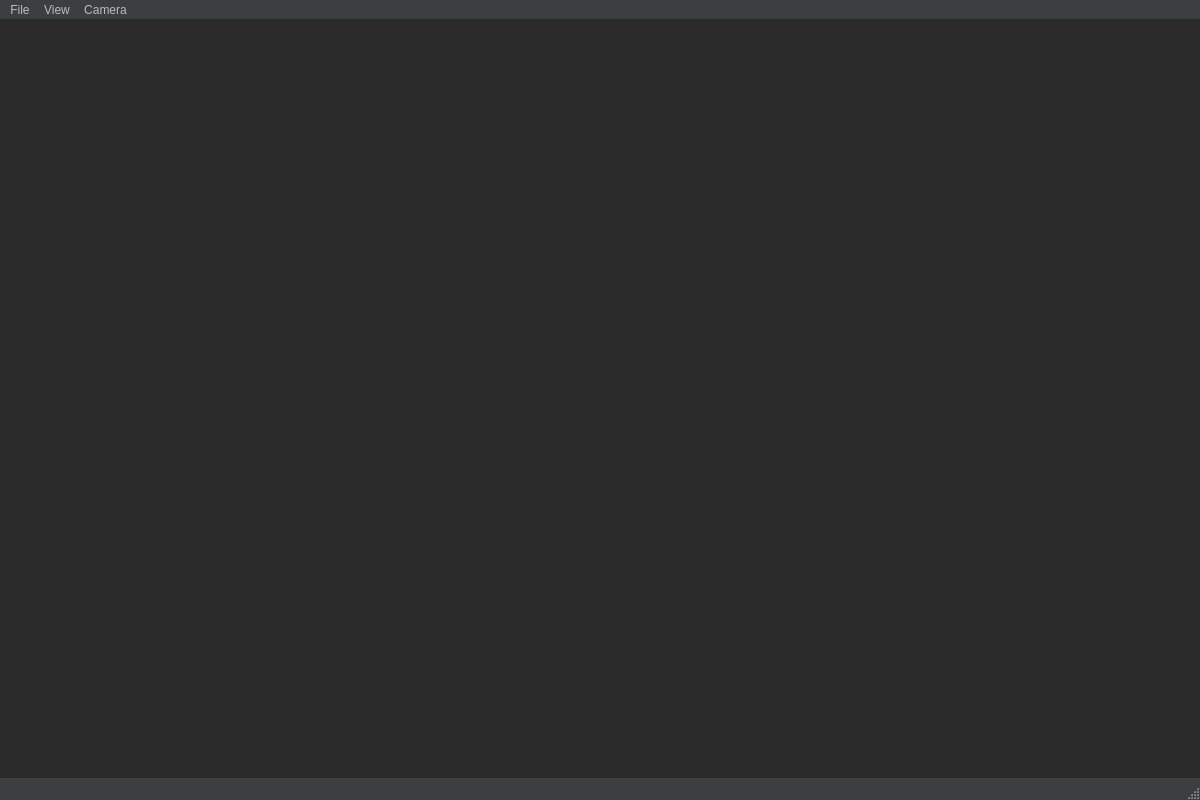
<?xml version="1.0" encoding="UTF-8"?>
<ui version="4.0">
 <class>MainWindow</class>
 <widget class="QMainWindow" name="MainWindow">
  <property name="geometry">
   <rect>
    <x>0</x>
    <y>0</y>
    <width>1200</width>
    <height>800</height>
   </rect>
  </property>
  <property name="windowTitle">
   <string>Vidre Camera Control</string>
  </property>
  <property name="styleSheet">
   <string notr="true">QMainWindow {
    background-color: #2b2b2b;
}

QToolBar {
    background-color: #3c3f41;
    border: none;
    spacing: 3px;
    padding: 2px;
}

QToolButton {
    background-color: #3c3f41;
    border: 1px solid #555555;
    border-radius: 3px;
    padding: 5px;
    color: #bbbbbb;
}

QToolButton:hover {
    background-color: #4b4b4b;
    border: 1px solid #6b6b6b;
}

QToolButton:pressed {
    background-color: #2b2b2b;
}

QDockWidget {
    background-color: #3c3f41;
    color: #bbbbbb;
}

QDockWidget::title {
    background-color: #3c3f41;
    padding: 4px;
    border: 1px solid #555555;
}

QMdiArea {
    background-color: #2b2b2b;
}

QTextEdit {
    background-color: #1e1e1e;
    color: #d4d4d4;
    border: 1px solid #555555;
    font-family: 'Consolas', 'Monaco', monospace;
    font-size: 10pt;
}

QMenuBar {
    background-color: #3c3f41;
    color: #bbbbbb;
}

QMenuBar::item {
    background-color: #3c3f41;
    color: #bbbbbb;
}

QMenuBar::item:selected {
    background-color: #4b4b4b;
}

QMenu {
    background-color: #3c3f41;
    color: #bbbbbb;
    border: 1px solid #555555;
}

QMenu::item:selected {
    background-color: #4b4b4b;
}

QStatusBar {
    background-color: #3c3f41;
    color: #bbbbbb;
}</string>
  </property>
  <widget class="QWidget" name="centralwidget"/>
  <widget class="QMenuBar" name="menubar">
   <property name="geometry">
    <rect>
     <x>0</x>
     <y>0</y>
     <width>1200</width>
     <height>18</height>
    </rect>
   </property>
   <widget class="QMenu" name="menuFile">
    <property name="title">
     <string>File</string>
    </property>
    <addaction name="actionLoadConfig"/>
    <addaction name="separator"/>
    <addaction name="actionExit"/>
   </widget>
   <widget class="QMenu" name="menuView">
    <property name="title">
     <string>View</string>
    </property>
    <addaction name="actionDeviceList"/>
        <addaction name="actionCameraInfo"/>
    <addaction name="actionLog"/>
    <addaction name="separator"/>
    <addaction name="actionTileWindows"/>
    <addaction name="actionCascadeWindows"/>
   </widget>
   <widget class="QMenu" name="menuCamera">
    <property name="title">
     <string>Camera</string>
    </property>
    <addaction name="actionShowAll"/>
    <addaction name="actionStopShowAll"/>
    <addaction name="separator"/>
    <addaction name="actionStartAll"/>
    <addaction name="actionStopAll"/>
    <addaction name="separator"/>
    <addaction name="actionRefreshDevices"/>
   </widget>
   <addaction name="menuFile"/>
   <addaction name="menuView"/>
   <addaction name="menuCamera"/>
  </widget>
  <widget class="QStatusBar" name="statusbar"/>
  <action name="actionExit">
   <property name="text">
    <string>Exit</string>
   </property>
   <property name="shortcut">
    <string>Ctrl+Q</string>
   </property>
  </action>
  <action name="actionLoadConfig">
   <property name="text">
    <string>Load Configuration...</string>
   </property>
   <property name="shortcut">
    <string>Ctrl+O</string>
   </property>
  </action>
  <action name="actionStartAll">
   <property name="text">
    <string>Start All Cameras</string>
   </property>
   <property name="shortcut">
    <string>Ctrl+Shift+S</string>
   </property>
  </action>
  <action name="actionStopAll">
   <property name="text">
    <string>Stop All Cameras</string>
   </property>
   <property name="shortcut">
    <string>Ctrl+Shift+T</string>
   </property>
  </action>
  <action name="actionRefreshDevices">
   <property name="text">
    <string>Refresh Device List</string>
   </property>
   <property name="shortcut">
    <string>F5</string>
   </property>
  </action>
  <action name="actionDeviceList">
   <property name="checkable">
    <bool>true</bool>
   </property>
   <property name="checked">
    <bool>true</bool>
   </property>
   <property name="text">
    <string>Device List</string>
   </property>
  </action>
  <action name="actionLog">
   <property name="checkable">
    <bool>true</bool>
   </property>
   <property name="checked">
    <bool>true</bool>
   </property>
   <property name="text">
    <string>Log Window</string>
   </property>
  </action>
    <action name="actionCameraInfo">
     <property name="checkable">
        <bool>true</bool>
     </property>
     <property name="checked">
        <bool>true</bool>
     </property>
     <property name="text">
        <string>Camera Info</string>
     </property>
    </action>
  <action name="actionTileWindows">
   <property name="text">
    <string>Tile Windows</string>
   </property>
  </action>
  <action name="actionCascadeWindows">
   <property name="text">
    <string>Cascade Windows</string>
   </property>
  </action>
  <action name="actionShowAll">
   <property name="text">
    <string>Show All Cameras</string>
   </property>
  </action>
  <action name="actionStopShowAll">
   <property name="text">
    <string>Stop Showing Cameras</string>
   </property>
  </action>
 </widget>
 <resources/>
 <connections>
  <connection>
   <sender>actionExit</sender>
   <signal>triggered()</signal>
   <receiver>MainWindow</receiver>
   <slot>close()</slot>
   <hints>
    <hint type="sourcelabel">
     <x>-1</x>
     <y>-1</y>
    </hint>
    <hint type="destinationlabel">
     <x>599</x>
     <y>399</y>
    </hint>
   </hints>
  </connection>
 </connections>
</ui>
